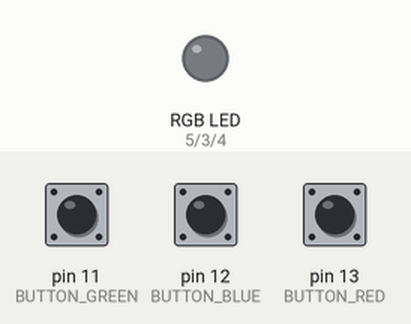
A sketch run on a simulated Arduino Uno, built with avr-gcc and run on an emulated ATmega328P. On the bench: an RGB LED mixed from three pins (HIGH = lit). Inputs (shaded band) come from the test bench; at power-on: pin 11 (BUTTON_GREEN) HIGH, pin 12 (BUTTON_BLUE) HIGH, pin 13 (BUTTON_RED) HIGH.

Above: at 1.4 s.
1.5 s: pin 11 (BUTTON_GREEN) pulled LOW for 0.35 s
At 1.9 s:
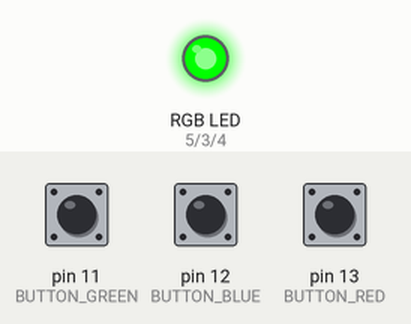
3.6 s: pin 12 (BUTTON_BLUE) pulled LOW for 0.35 s
At 4.0 s:
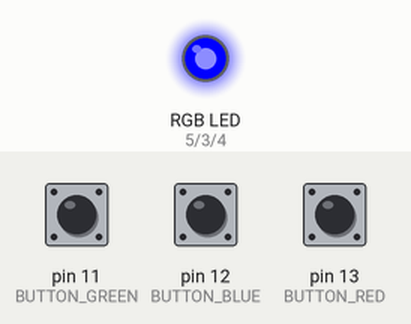
5.7 s: pin 13 (BUTTON_RED) pulled LOW for 0.35 s
At 6.1 s:
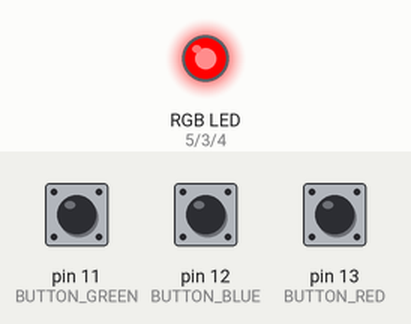
7.8 s: pin 13 (BUTTON_RED) pulled LOW for 3.2 s
At 12.1 s:
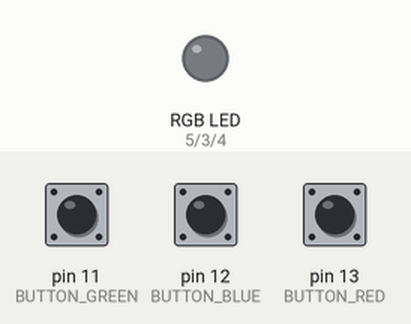
12.6 s: pin 11 (BUTTON_GREEN) pulled LOW for 3.2 s
At 13.3 s:
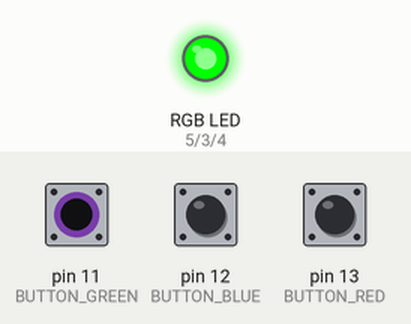
17.4 s: pin 11 (BUTTON_GREEN) driven LOW and pin 12 (BUTTON_BLUE) driven LOW
At 18.1 s:
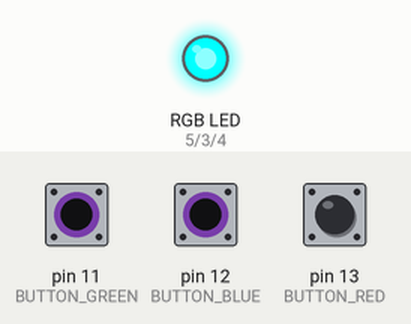
Timing chart, 0 to 19.9 s (numbered marks = the images above; inputs shaded):
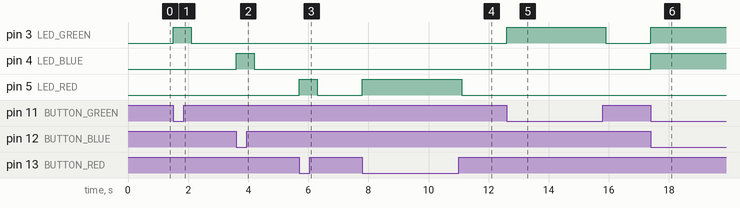

Measured:
- after the input at 1.5 s, pin 3 (LED_GREEN): LOW → HIGH at once, → LOW 0.60 s later
- after the input at 3.6 s, pin 4 (LED_BLUE): LOW → HIGH at once, → LOW 0.60 s later
- after the input at 5.7 s, pin 5 (LED_RED): LOW → HIGH at once, → LOW 0.60 s later
- after the input at 7.8 s, pin 5 (LED_RED): LOW → HIGH at once, → LOW 3.3 s later
- after the input at 12.6 s, pin 3 (LED_GREEN): LOW → HIGH at once, → LOW 3.3 s later
- after the input at 17.4 s, pin 3 (LED_GREEN), pin 4 (LED_BLUE): LOW → HIGH at once

The sketch:

rgbLed.ino
```cpp
// C++ code
//

//Button constants
const int BUTTON_RED = 13;
const int BUTTON_BLUE = 12;
const int BUTTON_GREEN = 11;

//Led constants
const int LED_RED = 5;
const int LED_BLUE = 4;
const int LED_GREEN = 3;


void setup()
{
  //initialising variables
  pinMode(BUTTON_RED, INPUT);
  pinMode(BUTTON_BLUE, INPUT);
  pinMode(BUTTON_GREEN, INPUT);

  pinMode(LED_RED, OUTPUT);
  pinMode(LED_BLUE, OUTPUT);
  pinMode(LED_GREEN, OUTPUT);
}

void loop()
{
  //taking inputs
  int redPress = digitalRead(BUTTON_RED);
  int bluePress = digitalRead(BUTTON_BLUE );
  int greenpress = digitalRead(BUTTON_GREEN);


  if(!redPress){
  	digitalWrite(LED_RED,HIGH);
  }

  else digitalWrite(LED_RED,LOW);


  if(!bluePress){
  	digitalWrite(LED_BLUE,HIGH);
  }

  else digitalWrite(LED_BLUE,LOW);

  if(!greenpress){
  	digitalWrite(LED_GREEN,HIGH);
  }

  else digitalWrite(LED_GREEN,LOW);


  delay(300);

}
```
